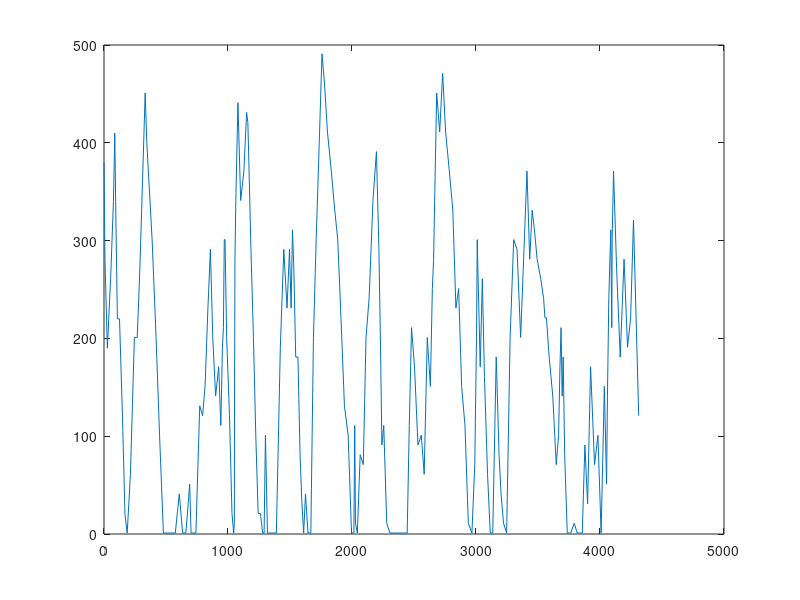

The MATLAB source for this figure:
dist=[0,8,27,53,76,87,96,108,125,149,169,187,213,245,268,289,313,332,345,362,388,420,448,479,511,543,575,607,634,660,679,691,702,717,741,772,795,815,838,858,877,900,925,942,955,963,970,976,989,1012,1032,1046,1051,1053,1054,1056,1063,1080,1102,1128,1150,1160,1168,1185,1205,1224,1243,1262,1279,1291,1302,1318,1338,1362,1390,1422,1450,1476,1496,1509,1520,1531,1546,1564,1581,1596,1610,1625,1645,1668,1689,1711,1736,1758,1778,1802,1833,1861,1885,1911,1939,1969,1996,2015,2022,2028,2043,2066,2091,2113,2138,2169,2197,2217,2230,2241,2256,2280,2306,2329,2355,2382,2405,2426,2445,2462,2480,2504,2532,2559,2582,2607,2632,2648,2658,2668,2683,2707,2731,2755,2785,2813,2838,2860,2884,2911,2938,2967,2990,3004,3010,3017,3034,3051,3068,3093,3115,3135,3163,3186,3202,3222,3247,3275,3304,3331,3360,3387,3411,3433,3453,3471,3493,3522,3545,3556,3568,3590,3619,3647,3666,3677,3686,3695,3703,3715,3736,3764,3792,3816,3837,3857,3878,3900,3924,3956,3983,4009,4035,4053,4060,4071,4087,4095,4098,4109,4134,4163,4194,4222,4247,4270,4291,4312];
x=1:214;
da=[380,280,190,260,340,410,320,220,220,120,20,1,61,201,201,271,371,451,401,361,301,201,101,1,1,1,1,41,1,1,31,51,1,1,1,131,121,151,231,291,201,141,171,111,191,211,301,301,201,121,21,1,11,171,181,281,341,441,341,371,431,421,381,291,201,101,21,21,1,1,101,1,1,1,1,191,291,231,291,231,311,271,181,181,81,31,1,41,1,1,201,301,401,491,461,411,371,331,301,221,131,101,1,1,111,11,1,81,71,201,241,341,391,291,191,91,111,11,1,1,1,1,1,1,1,111,211,171,91,101,61,201,151,251,281,351,451,411,471,411,371,331,231,251,151,111,11,1,71,201,301,261,171,261,161,61,1,1,181,81,41,11,1,201,301,291,201,291,371,281,331,311,281,261,241,221,221,181,141,71,101,171,211,141,181,81,1,1,11,1,1,1,91,31,171,71,101,1,151,51,141,241,311,211,301,371,271,181,281,191,221,321,221,121];
plot(dist,da)

